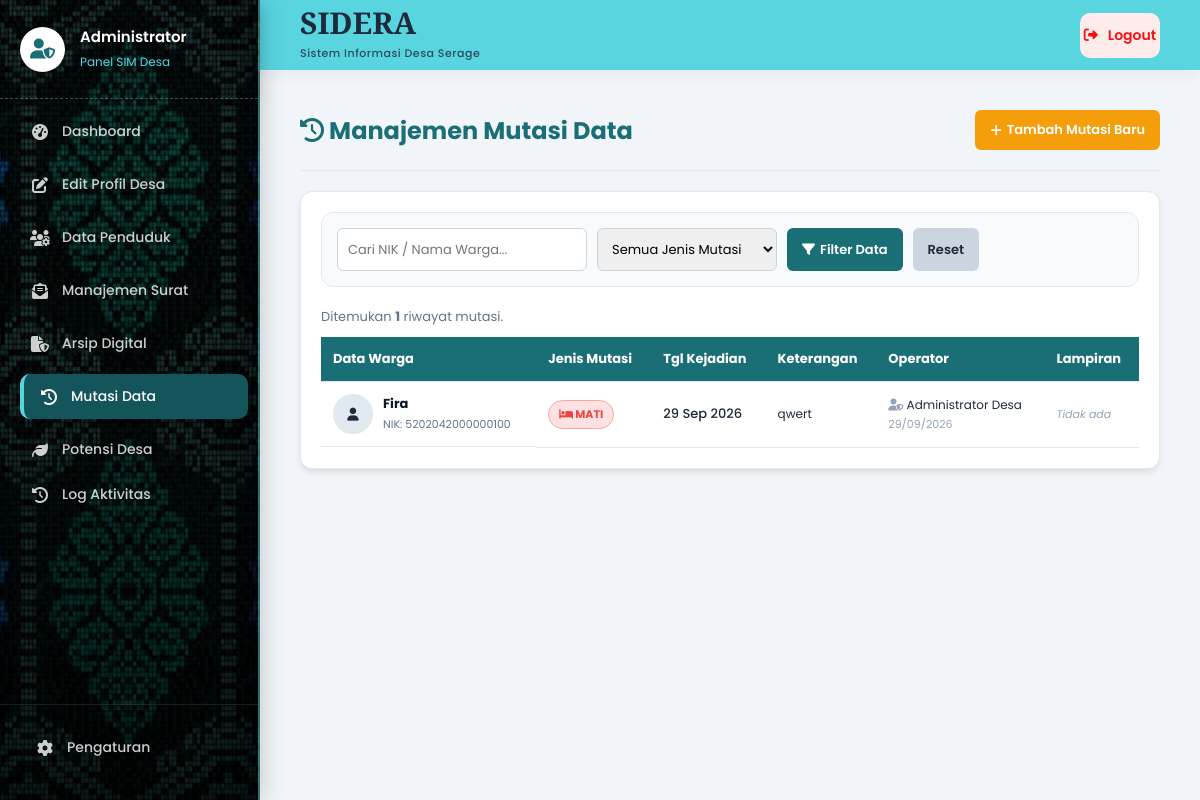
/admin/mutasi.php (signed in), run on the app's committed database.
### tables this page shows
CREATE TABLE `mutasi_penduduk` (
  `id` bigint(20) NOT NULL,
  `penduduk_id` bigint(20) NOT NULL,
  `jenis_mutasi` enum('Lahir','Mati','Datang','Pindah') NOT NULL,
  `tanggal_mutasi` date NOT NULL,
  `keterangan` text NOT NULL,
  `dokumen_pendukung` varchar(255) DEFAULT NULL,
  `admin_id` int(11) NOT NULL,
  `created_at` timestamp NOT NULL DEFAULT current_timestamp()
);

CREATE TABLE `penduduk` (
  `id` bigint(20) NOT NULL,
  `foto_warga` varchar(255) DEFAULT NULL,
  `nik` varchar(16) NOT NULL,
  `no_kk` varchar(16) NOT NULL,
  `nama_lengkap` varchar(150) NOT NULL,
  `tempat_lahir` varchar(100) NOT NULL,
  `tgl_lahir` date NOT NULL,
  `umur` int(11) NOT NULL,
  `jenis_kelamin` varchar(20) NOT NULL,
  `rt` varchar(3) NOT NULL,
  `rw` varchar(3) NOT NULL,
  `nama_dusun` varchar(100) NOT NULL,
  `kel_desa` varchar(100) NOT NULL,
  `kecamatan` varchar(100) NOT NULL,
  `kabupaten` varchar(100) NOT NULL,
  `provinsi` varchar(100) NOT NULL,
  `agama` varchar(30) NOT NULL,
  `status_perkawinan` enum('Belum Kawin','Kawin','Cerai Hidup','Cerai Mati') NOT NULL,
  `pekerjaan` varchar(100) NOT NULL,
  `kewarganegaraan` varchar(50) DEFAULT 'wni',
  `status_kependudukan` enum('Aktif','Meninggal','Pindah') DEFAULT 'Aktif',
  `arsip_foto_ktp_kk` varchar(255) DEFAULT NULL,
  `created_at` timestamp NOT NULL DEFAULT current_timestamp(),
  `updated_at` timestamp NOT NULL DEFAULT current_timestamp() ON UPDATE current_timestamp(),
  `status_dasar` enum('Hidup','Meninggal','Pindah','Hilang') DEFAULT 'Hidup'
);

CREATE TABLE `users` (
  `id` int(11) NOT NULL,
  `username` varchar(50) NOT NULL,
  `password` varchar(255) NOT NULL,
  `nama_admin` varchar(100) NOT NULL,
  `role` enum('Super Admin','Operator') DEFAULT 'Operator',
  `created_at` timestamp NOT NULL DEFAULT current_timestamp()
);

### admin/mutasi.php (the view, shortened to what this page needs)
<?php
require_once '../config/koneksi.php';
require_once 'includes/admin_header.php';
$where_clauses = ["1=1"];
$search = isset($_GET['search']) ? $koneksi->real_escape_string($_GET['search']) : '';
$where_sql = implode(' AND ', $where_clauses);
$limit = 15;
$page = isset($_GET['page']) ? (int)$_GET['page'] : 1;
$offset = ($page - 1) * $limit;
$q_total = $koneksi->query("SELECT COUNT(m.id) AS total FROM mutasi_penduduk m LEFT JOIN penduduk p ON m.penduduk_id = p.id WHERE $where_sql");
$total_data = $q_total->fetch_assoc()['total'];
$q_mutasi = $koneksi->query("
    SELECT m.*, p.nik, p.nama_lengkap, p.foto_warga, u.nama_admin
    FROM mutasi_penduduk m
    LEFT JOIN penduduk p ON m.penduduk_id = p.id
    LEFT JOIN users u ON m.admin_id = u.id
    WHERE $where_sql
    ORDER BY m.tanggal_mutasi DESC, m.id DESC
    LIMIT $limit OFFSET $offset
");
?>
<link href="https://cdn.jsdelivr.net/npm/select2@4.1.0-rc.0/dist/css/select2.min.css" rel="stylesheet" />
<div class="page-header" style="display: flex; justify-content: space-between; align-items: center; padding-bottom: 20px; border-bottom: 1px solid #e2e8f0; margin-bottom: 20px;">
    <h1 class="page-title" style="margin: 0;"><i class="fa-solid fa-clock-rotate-left"></i> Manajemen Mutasi Data</h1>
    <button class="btn btn-warning" onclick="bukaModalMutasi()"><i class="fa-solid fa-plus"></i> Tambah Mutasi Baru</button>
</div>
<div class="admin-card" style="overflow-x: auto; background: #fff; border-radius: 12px; box-shadow: 0 4px 6px -1px rgba(0,0,0,0.1); padding: 20px;">
    <div style="background: #f8fafc; padding: 15px; border-radius: 12px; display: flex; flex-wrap: wrap; gap: 10px; align-items: center; margin-bottom: 20px; border: 1px solid #e2e8f0;">
        <form action="" method="GET" style="display: flex; gap: 10px; flex-wrap: wrap; flex-grow: 1;">
            <input type="text" name="search" class="form-control" placeholder="Cari NIK / Nama Warga..." value="<?= htmlspecialchars($search) ?>" style="width: 250px;">
            <select name="f_jenis" class="form-control" style="width: 180px;">
                <option value="">Semua Jenis Mutasi</option>
            </select>
            <button type="submit" class="btn btn-primary"><i class="fa-solid fa-filter"></i> Filter Data</button>
            <a href="mutasi.php" class="btn" style="background:#cbd5e0; color:#1e293b;">Reset</a>
        </form>
    </div>
    <p style="font-size: 13px; color: #64748b; margin-bottom: 10px;">Ditemukan <b><?= $total_data ?></b> riwayat mutasi.</p>
    <table class="data-table">
        <thead>
            <tr>
                <th>Data Warga</th>
                <th>Jenis Mutasi</th>
                <th>Tgl Kejadian</th>
                <th>Keterangan</th>
                <th>Operator</th>
                <th>Lampiran</th>
            </tr>
        </thead>
        <tbody>
            <?php
            if ($q_mutasi && $q_mutasi->num_rows > 0):
                while($row = $q_mutasi->fetch_assoc()):
                    $badge_class = ($row['jenis_mutasi'] == 'Mati') ? 'badge-mati' : 'badge-pindah';
                    $icon_class = ($row['jenis_mutasi'] == 'Mati') ? 'fa-bed' : 'fa-truck-fast';
            ?>
            <tr>
                <td style="display: flex; align-items: center; gap: 10px;">
                    <?php if($row['foto_warga']): ?>
                        <img src="../assets/uploads/warga/<?= $row['foto_warga'] ?>" class="avatar-mini">
                    <?php else: ?>
                        <div class="avatar-mini" style="background:#e2e8f0; display:flex; justify-content:center; align-items:center;"><i class="fa-solid fa-user"></i></div>
                    <?php endif; ?>
                    <div>
                        <strong style="color: #0f172a; display: block;"><?= htmlspecialchars($row['nama_lengkap'] ?? 'Data Telah Dihapus') ?></strong>
                        <span style="font-size: 11px; color: #64748b;">NIK: <?= htmlspecialchars($row['nik'] ?? '-') ?></span>
                    </div>
                </td>
                <td><span class="badge-mutasi <?= $badge_class ?>"><i class="fa-solid <?= $icon_class ?>"></i> <?= strtoupper($row['jenis_mutasi']) ?></span></td>
                <td style="font-weight: 500;"><?= date('d M Y', strtotime($row['tanggal_mutasi'])) ?></td>
                <td style="max-width: 250px; white-space: normal; line-height: 1.5; font-size: 12px;"><?= nl2br(htmlspecialchars($row['keterangan'])) ?></td>
                <td>
                    <div style="font-size: 12px;"><i class="fa-solid fa-user-shield" style="color:#94a3b8;"></i> <?= htmlspecialchars($row['nama_admin']) ?></div>
                    <div style="font-size: 11px; color:#94a3b8; margin-top:2px;"><?= date('d/m/Y', strtotime($row['created_at'])) ?></div>
                </td>
                <td>
                    <?php if (!empty($row['dokumen_pendukung'])): ?>
                        <a href="../assets/uploads/mutasi/<?= $row['dokumen_pendukung'] ?>" target="_blank" class="btn" style="background:#3b82f6; padding:6px 10px;" title="Lihat Bukti">Lihat File</a>
                    <?php else: ?>
                        <span style="font-size: 11px; color: #94a3b8; font-style: italic;">Tidak ada</span>
                    <?php endif; ?>
                </td>
            </tr>
            <?php endwhile; else: ?>
            <tr><td colspan="6" style="text-align: center; padding: 40px; color: #64748b;">Belum ada riwayat mutasi data.</td></tr>
            <?php endif; ?>
        </tbody>
    </table>
</div>
<?php require_once 'includes/admin_footer.php'; ?>

### admin/includes/admin_header.php (style rules this page uses)
:root { --sidebar-bg: #1a6f76; --sidebar-hover: #13555b; --topbar-bg: #59d5e0; --bg-light: #f1f5f9; --text-dark: #1e293b; --text-muted: #64748b; --primary: #1a6f76; --secondary: #59d5e0; --shadow-sm: 0 4px 6px rgba(0,0,0,0.05); --shadow-md: 0 10px 20px rgba(0,0,0,0.08); --transition: all 0.3s ease; }
* { margin: 0; padding: 0; box-sizing: border-box; font-family: 'Poppins', sans-serif; }
body { background-color: var(--bg-light); color: var(--text-dark); display: flex; min-height: 100vh; overflow-x: hidden; }
a { text-decoration: none; }
.page-header { margin-bottom: 30px; }
.page-title { font-size: 24px; color: var(--primary); font-weight: 700; }
.admin-card { background: #ffffff; border-radius: 16px; padding: 25px; box-shadow: var(--shadow-sm); border: 1px solid #e2e8f0; }

### admin/mutasi.php (style rules this page uses)
.form-control { padding: 10px; border: 1px solid #cbd5e0; border-radius: 6px; font-size: 13px; font-family: 'Poppins', sans-serif; width: 100%; box-sizing: border-box; }
.btn { padding: 10px 15px; border: none; border-radius: 6px; font-size: 13px; font-weight: 600; cursor: pointer; transition: 0.3s; color: white; display: inline-flex; align-items: center; gap: 5px; text-decoration: none; }
.btn-primary { background: #1a6f76; }
.btn-warning { background: #f59e0b; color: #fff; }
.data-table { width: 100%; border-collapse: collapse; background: #fff; font-size: 13px; }
.data-table th, .data-table td { padding: 12px; border-bottom: 1px solid #e2e8f0; text-align: left; }
.data-table th { background: #1a6f76; color: white; white-space: nowrap; }
.avatar-mini { width: 40px; height: 40px; border-radius: 50%; object-fit: cover; border: 2px solid #e2e8f0; }
.badge-mutasi { padding: 5px 10px; border-radius: 50px; font-size: 11px; font-weight: 700; display: inline-block; }
.badge-mati { background: #fee2e2; color: #ef4444; border: 1px solid #fca5a5; }

### data on the page
mutasi_penduduk: penduduk.nama_lengkap "Fira", penduduk.nik "5202042000000100", jenis_mutasi "MATI", tanggal_mutasi "29 Sep 2026", keterangan "qwert", admin.nama_admin "Administrator Desa", created_at "29/09/2026", shows "Tidak ada"

### other printed values
$total_data "1"
